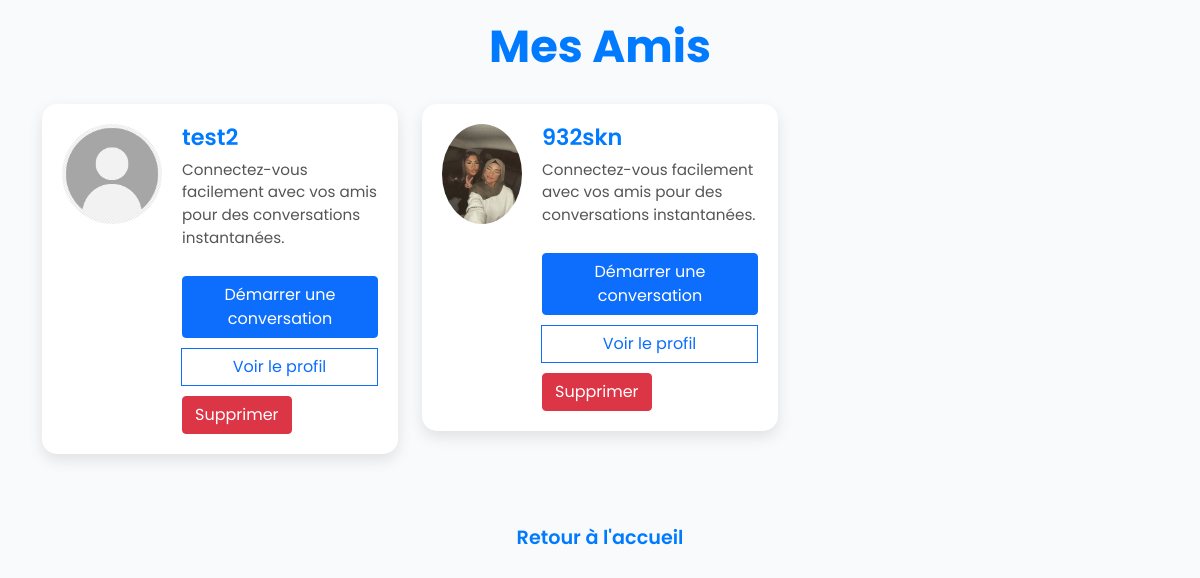
The page /friends (signed in) on the database its author committed.
### models.py (models this page shows)
class User(UserMixin, db.Model):
    id = db.Column(db.Integer, primary_key=True)
    username = db.Column(db.String(150), unique=True, nullable=False)
    email = db.Column(db.String(150), unique=True, nullable=False)  # Nouveau champ
    phone_number = db.Column(db.String(20), unique=True, nullable=False)  # Nouveau champ
    password = db.Column(db.String(150), nullable=False)
    profile_picture = db.Column(db.String(200))
    bio = db.Column(db.Text)
    is_active = db.Column(db.Boolean, default=True)

### app.py (the view)
@app.route('/friends', methods=['GET'])
@login_required
def friends():
    friendships = Friend.query.filter_by(user_id=current_user.id).all()
    friends = [
        friend for friendship in friendships
        if (friend := db.session.get(User, friendship.friend_id)) and friend.is_active
    ]
    return render_template('friends.html', friends=friends)

### app.py (called while the page is built)
@login_manager.user_loader
def load_user(user_id):
    return db.session.get(User, int(user_id))  # Correctif pour éviter LegacyAPIWarning

@app.context_processor
def inject_profile_picture():
    def get_profile_picture(user):
        if user.profile_picture and os.path.exists(user.profile_picture):
            return url_for('static', filename=f"photos_profil/{os.path.basename(user.profile_picture)}")
        return url_for('static', filename='icone-profil-avatar-par-defaut-image-utilisateur-medias-sociaux-icone-avatar-gris-silhouette-profil-vierge-illustration-vectorielle_561158-3467.avif')
    return dict(get_profile_picture=get_profile_picture)

### templates/friends.html (shortened to what this page needs)
<!DOCTYPE html>
<html lang="fr">
<head>
    <link href="https://cdn.jsdelivr.net/npm/bootstrap@5.1.3/dist/css/bootstrap.min.css" rel="stylesheet">
    <link rel="stylesheet" href="https://cdnjs.cloudflare.com/ajax/libs/font-awesome/5.15.4/css/all.min.css">
</head>
<body>
    <h1>Mes Amis</h1>
    <div class="container">
        <div class="row">
            {% for friend in friends %}
                <div class="col-md-4">
                    <div class="friend-card d-flex">
                        <img src="{{ friend.profile_picture or url_for('static', filename='icone-profil-avatar-par-defaut-image-utilisateur-medias-sociaux-icone-avatar-gris-silhouette-profil-vierge-illustration-vectorielle_561158-3467.avif') }}" />
                        <div class="friend-info">
                            <h4>{{ friend.username }}</h4>
                            <p>Connectez-vous facilement avec vos amis pour des conversations instantanées.</p>
                            <div class="btn-group">
                                <form method="POST" action="{{ url_for('start_conversation', friend_id=friend.id) }}">
                                    <button type="submit" class="btn btn-primary">Démarrer une conversation</button>
                                </form>
                                <a href="{{ url_for('view_profile', user_id=friend.id) }}" class="btn btn-outline-primary">Voir le profil</a>
                                <form method="POST" action="{{ url_for('remove_friend', friend_id=friend.id) }}">
                                    <button type="submit" class="btn btn-danger">Supprimer</button>
                                </form>
                            </div>
                        </div>
                    </div>
                </div>
            {% endfor %}
        </div>
    </div>
    <a href="{{ url_for('index') }}" class="back-home">Retour à l'accueil</a>
</body>
</html>

### templates/friends.html (style rules this page uses)
body { background-color: #f9fafc; font-family: 'Poppins', sans-serif; padding: 20px; color: #333; transition: background-color 0.3s ease, color 0.3s ease; }
h1 { text-align: center; color: #007bff; margin-bottom: 30px; font-size: 2.8rem; font-weight: bold; }
.friend-card { background-color: white; border-radius: 15px; box-shadow: 0 6px 15px rgba(0, 0, 0, 0.1); margin-bottom: 30px; padding: 20px; transition: transform 0.3s ease, box-shadow 0.3s ease; overflow: hidden; position: relative; }
.friend-card img { border-radius: 50%; width: 100px; height: 100px; object-fit: cover; margin-right: 20px; }
.friend-card .friend-info h4 { font-size: 1.4rem; margin: 0; color: #007bff; font-weight: 600; }
.friend-card .friend-info p { color: #555; font-size: 0.95rem; margin-top: 8px; }
.friend-card .friend-info { display: flex; flex-direction: column; justify-content: space-between; }
.friend-card .friend-info .btn-group { display: flex; flex-wrap: wrap; gap: 10px; margin-top: 10px; justify-content: flex-start; }
.friend-card .friend-info .btn-group .btn { flex-grow: 1; text-align: center; }
.back-home { display: block; text-align: center; font-size: 1.2rem; color: #007bff; text-decoration: none; margin-top: 40px; font-weight: 600; transition: color 0.3s ease; }

### rows shown on the page
User: shows a picture, username "test2"
User: shows a picture, username "932skn"
